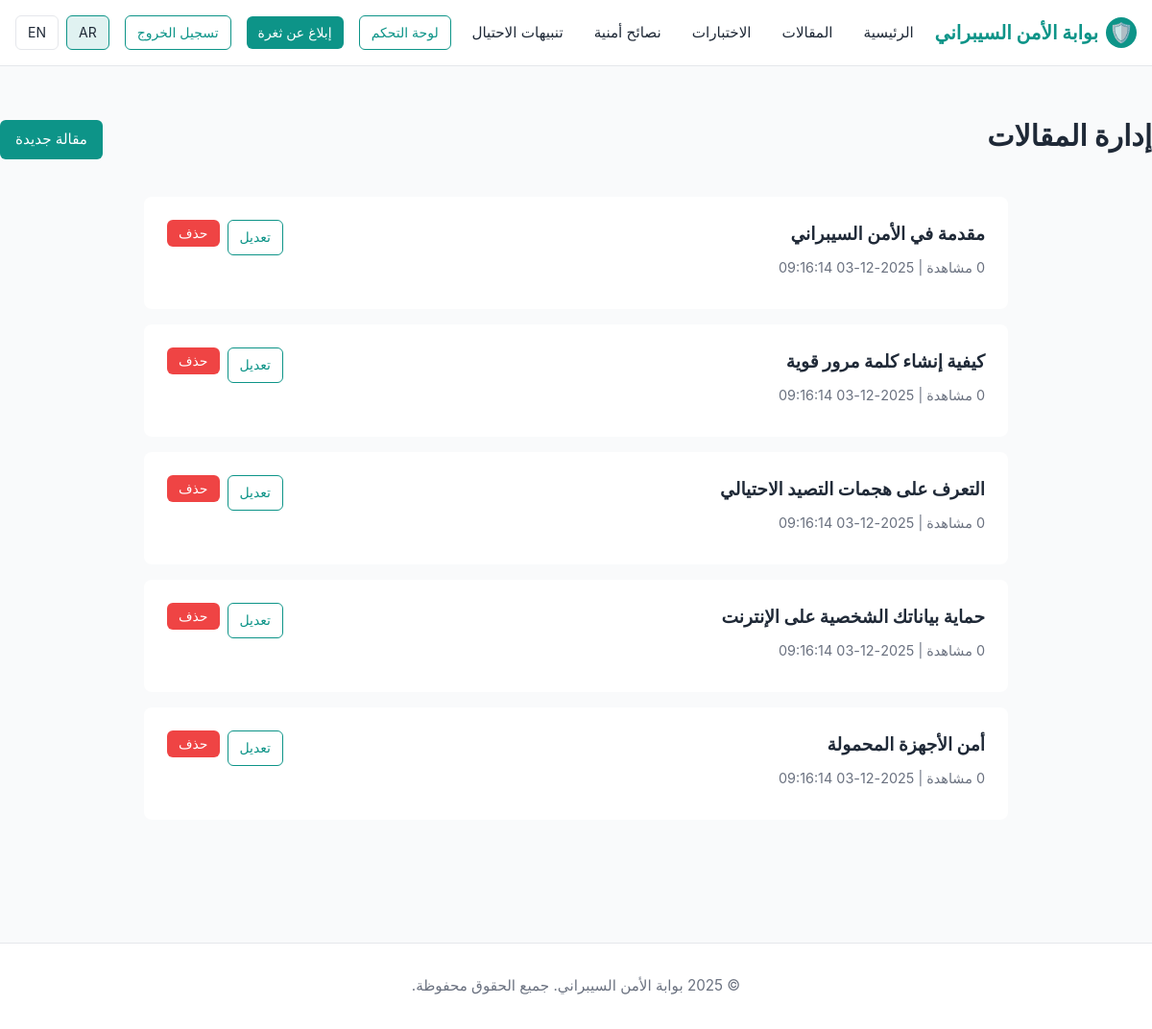
Screenshot of /admin/articles (signed in) with the database file from the repository.
### tables this page shows
CREATE TABLE articles (
            id INTEGER PRIMARY KEY AUTOINCREMENT,
            title_ar TEXT NOT NULL,
            title_en TEXT NOT NULL,
            content_ar TEXT NOT NULL,
            content_en TEXT NOT NULL,
            is_published BOOLEAN NOT NULL DEFAULT 1,
            views INTEGER NOT NULL DEFAULT 0,
            created_at TIMESTAMP NOT NULL DEFAULT CURRENT_TIMESTAMP,
            updated_at TIMESTAMP NOT NULL DEFAULT CURRENT_TIMESTAMP
        );

### app.py (the view)
@app.route('/admin/articles')
@admin_required
def admin_articles():
    conn = get_db_connection()
    lang = get_current_language()
    articles_list = conn.execute("SELECT * FROM articles ORDER BY created_at DESC").fetchall()
    conn.close()
    return render_template('admin_articles.html', articles=articles_list, lang=lang)

### app.py (called while the page is built)
@app.before_request
def set_language_on_first_visit():
    if 'language' not in session:
        session['language'] = app.config['DEFAULT_LANGUAGE']

def get_current_language():
    return session.get('language')

def admin_required(f):
    @wraps(f)
    def decorated_function(*args, **kwargs):
        if 'user_id' not in session:
            flash('يجب تسجيل الدخول أولاً.', 'warning')
            return redirect(url_for('login'))
        conn = get_db_connection()
        user = conn.execute("SELECT role FROM users WHERE id = ?", (session['user_id'],)).fetchone()
        conn.close()
        if not user or user['role'] != 'admin':
            flash('لا توجد صلاحيات كافية.', 'danger')
            return redirect(url_for('index'))
        return f(*args, **kwargs)
    return decorated_function

### models.py (called while the page is built)
def get_db_connection():
    conn = sqlite3.connect(DATABASE)
    conn.row_factory = sqlite3.Row
    return conn

### templates/admin_articles.html (shortened to what this page needs)
{% extends "base.html" %}
{% block content %}
<section class="section container">
    <div style="display: flex; justify-content: space-between; align-items: center; margin-bottom: 2rem;">
        <h2>إدارة المقالات</h2>
        <a href="{{ url_for('admin_new_article') }}" class="btn btn-primary">مقالة جديدة</a>
    </div>
    <div style="max-width: 900px; margin: 0 auto;">
        {% if articles %}
        <div>
            {% for article in articles %}
            <div style="background-color: white; padding: 1.5rem; margin-bottom: 1rem; border-radius: 0.5rem; display: flex; justify-content: space-between; align-items: start;">
                <div style="flex: 1;">
                    <h3 style="margin-bottom: 0.5rem;">{{ article['title_ar'] }}</h3>
                    <p style="color: var(--text-light); font-size: 0.9rem; margin-bottom: 0.5rem;">
                        {{ article['views'] }} مشاهدة | {{ article['created_at'] }}
                    </p>
                </div>
                <div style="display: flex; gap: 0.5rem;">
                    <a href="{{ url_for('admin_edit_article', article_id=article['id']) }}" class="btn btn-secondary btn-sm">تعديل</a>
                    <form method="POST" action="{{ url_for('admin_delete_article', article_id=article['id']) }}" style="display: inline;">
                        <button type="submit" class="btn btn-danger btn-sm" onclick="return confirm('هل أنت متأكد؟');">حذف</button>
                    </form>
                </div>
            </div>
            {% endfor %}
        </div>
        {% else %}
        <div style="text-align: center; padding: 3rem;">
            <p style="color: var(--text-light); margin-bottom: 1.5rem;">لا توجد مقالات</p>
            <a href="{{ url_for('admin_new_article') }}" class="btn btn-primary">إنشاء مقالة جديدة</a>
        </div>
        {% endif %}
    </div>
</section>
{% endblock %}

### static/css/style.css (style rules this page uses)
:root { --primary-color: #0d9488; --primary-light: #e0f2f1; --secondary-color: #1f2937; --text-dark: #1f2937; --text-light: #6b7280; --border-color: #e5e7eb; --success-color: #10b981; --danger-color: #ef4444; --warning-color: #f59e0b; }
* { margin: 0; padding: 0; box-sizing: border-box; }
html, body { font-family: -apple-system, BlinkMacSystemFont, 'Segoe UI', Roboto, 'Helvetica Neue', Arial, sans-serif; direction: rtl; text-align: right; }
body { background-color: #f9fafb; color: var(--text-dark); line-height: 1.6; }
.btn { padding: 0.5rem 1rem; border: none; border-radius: 0.375rem; font-size: 0.95rem; cursor: pointer; transition: all 0.3s; text-decoration: none; display: inline-block; }
.btn-primary { background-color: var(--primary-color); color: white; }
.btn-secondary { background-color: transparent; color: var(--primary-color); border: 1px solid var(--primary-color); }
.btn-danger { background-color: var(--danger-color); color: white; }
.btn-sm { padding: 0.375rem 0.75rem; font-size: 0.875rem; }
.container { max-width: 1200px; margin: 0 auto; padding: 0 1rem; }
.section { padding: 3rem 0; }
.section h2 { font-size: 1.875rem; margin-bottom: 0.5rem; text-align: center; }

### rows the page displays
articles: title_ar "مقدمة في الأمن السيبراني", created_at "2025-12-03 09:16:14"
articles: title_ar "كيفية إنشاء كلمة مرور قوية", created_at "2025-12-03 09:16:14"
articles: title_ar "التعرف على هجمات التصيد الاحتيالي", created_at "2025-12-03 09:16:14"
articles: title_ar "حماية بياناتك الشخصية على الإنترنت", created_at "2025-12-03 09:16:14"
articles: title_ar "أمن الأجهزة المحمولة", created_at "2025-12-03 09:16:14"
